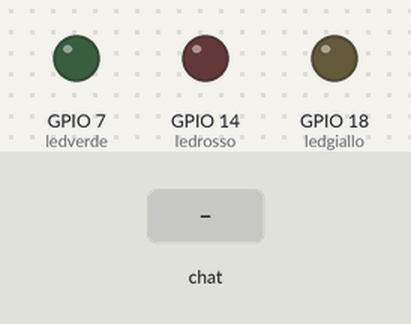
A program run on a simulated Raspberry Pi (BCM pin numbers). Parts: output pins drawn as LEDs (lit = HIGH). Inputs (shaded band) come from the test bench.

Above: at 1.2 s.
1.3 s: chat message "1" arrives
At 2.4 s:
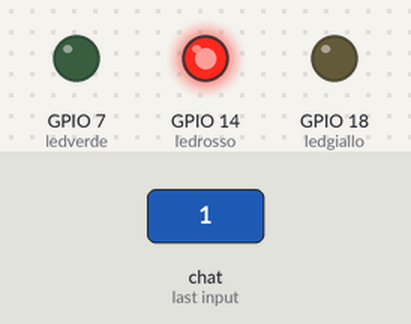
2.8 s: chat message "4" arrives
At 3.5 s:
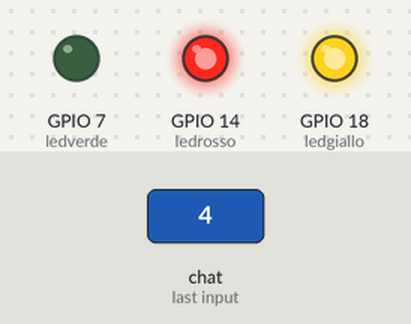
4.3 s: chat message "2" arrives
At 4.7 s:
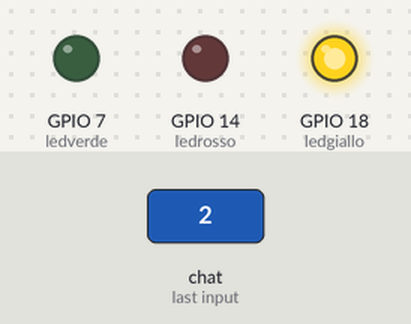
5.8 s: chat message "7" arrives
At 7.0 s:
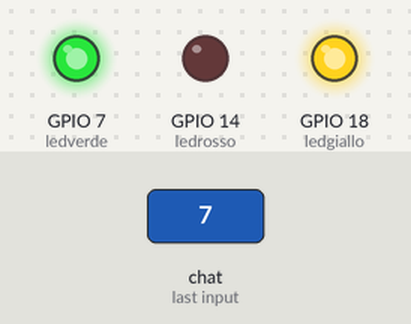
7.3 s: chat message "5" arrives
At 8.1 s:
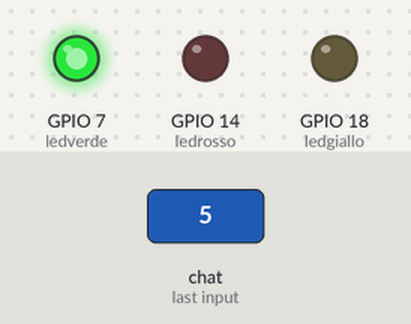
8.8 s: chat message "8" arrives
At 9.3 s:
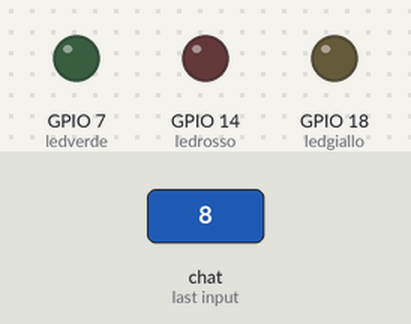
Timing chart, 0 to 11.3 s (numbered marks = the images above; inputs shaded):
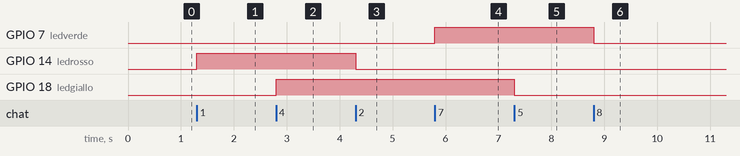

The program:

triplenledbot.py
```python
import RPi.GPIO as GPIO
import telepot
import time
from time import sleep

# Configurazione dei GPIO
GPIO.setmode(GPIO.BCM)
GPIO.setwarnings(False)

# Configurazione dei pin dei LED
ledrosso = 14
ledgiallo = 18
ledverde = 7

GPIO.setup(ledrosso, GPIO.OUT)
GPIO.setup(ledgiallo, GPIO.OUT)
GPIO.setup(ledverde, GPIO.OUT)

# Funzioni per accendere e spegnere i LED
def accendi_led(pin):
    GPIO.output(pin, GPIO.HIGH)

def spegni_led(pin):
    GPIO.output(pin, GPIO.LOW)

def stato_led(pin):
    GPIO.input(pin)

# Funzione per gestire i messaggi del bot
def gestisci_messaggio(messaggio):
    chat_id = messaggio['chat']['id']
    testo = messaggio['text']

    if  testo == '/start':
        bot.sendMessage(chat_id, 'Benvenuto nel menu dei LED. \nScegli un\'opzione: \n\nDigita 1. per accendere il LED Rosso\nDigita 2. Per spegnere il LED Rosso\nDigita 3. Per info sullo stato del LED Rosso\nDigita 4. Per accendere il LED Giallo \nDigita 5. Per spegnere il LED Giallo \nDigita 6. Per info sullo Stato del LED Giallo\nDigita 7. Per accendere il LED Verde \nDigita 8. Per spegnere il LED Verde \nDigita 9. Per info sullo Stato del LED Verde')

    elif testo == '1':
         accendi_led(ledrosso)
         bot.sendMessage(chat_id, 'Il LED Rosso è acceso')

    elif testo == '2':
         spegni_led(ledrosso)
         bot.sendMessage(chat_id, 'Il LED Rosso è spento')

    elif testo == '3':
         ledstate1 =  stato_led(ledrosso)
         bot.sendMessage(chat_id,'Il LED Rosso è {}'.format(ledstate1))

    elif testo == '4':
         accendi_led(ledgiallo)
         bot.sendMessage(chat_id, 'Il LED Giallo è acceso')

    elif testo == '5':
         spegni_led(ledgiallo)
         bot.sendMessage(chat_id, 'Il LED Giallo è spento')

    elif testo == '6':
         ledstate2 = stato_led(ledgiallo)
         bot.sendMessage(chat_id, 'Il LED Giallo è {}'.format(ledstate2))

    elif testo == '7':
         accendi_led(ledverde)
         bot.sendMessage(chat_id, 'Il LED Verde è acceso')

    elif testo == '8':
         spegni_led(ledverde)
         bot.sendMessage(chat_id, 'Il LED Verde è spento')

    elif testo == '9':
         ledstate3 = stato_led(ledverde)
         bot.sendMessage(chat_id, 'Il LED Verde è {}'.format(ledstate3))
    else:
        bot.sendMessage(chat_id, 'Comando non valido')

# Configurazione del bot Telegram
bot = telepot.Bot('6041146609:AAEDVHZxIVlRE_uYHpUnK4du640WdKre3oo')
bot.message_loop(gestisci_messaggio)

# Loop infinito per mantenere il bot in ascolto dei messaggi
while True:
    time.sleep(10)
```

Measured:
- after the input at 1.3 s, GPIO 14 (ledrosso): LOW → HIGH at once
- after the input at 2.8 s, GPIO 18 (ledgiallo): LOW → HIGH at once
- after the input at 4.3 s, GPIO 14 (ledrosso): HIGH → LOW at once
- after the input at 5.8 s, GPIO 7 (ledverde): LOW → HIGH at once
- after the input at 7.3 s, GPIO 18 (ledgiallo): HIGH → LOW at once
- after the input at 8.8 s, GPIO 7 (ledverde): HIGH → LOW at once
